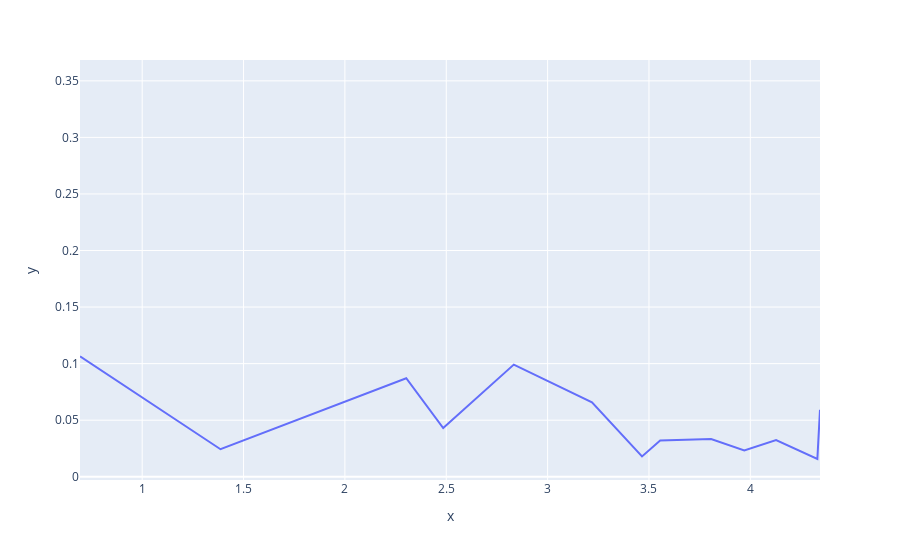

Source (notebook cell):
### Code cell
px.line(x=grouped['cleaned_age'].apply(np.log), y=grouped['GEP 15 (DNA Replication)'])

### Figure 1 — Plotly figure (JSON) as saved in the notebook; plotly's stock layout.template omitted (floating-point values rounded to 4 significant figures)
{"data": [{"hovertemplate": "x=%{x}<br>y=%{y}<extra></extra>", "legendgroup": "", "line": {"color": "#636efa", "dash": "solid"}, "marker": {"symbol": "circle"}, "mode": "lines", "name": "", "orientation": "v", "showlegend": false, "type": "scatter", "x": [null, null, null, null, null, null, null, null, null, 0.6931, 1.386, 2.303, 2.485, 2.833, 3.219, 3.466, 3.555, 3.807, 3.97, 4.127, 4.331, 4.344], "xaxis": "x", "y": [0.06987, 0.3499, 0.07293, 0.1733, 0.1825, 0.05206, 0.279, 0.243, 0.05485, 0.1064, 0.0243, 0.08708, 0.04309, 0.09911, 0.0658, 0.01793, 0.03197, 0.03338, 0.02326, 0.03251, 0.01569, 0.05914], "yaxis": "y"}], "layout": {"legend": {"tracegroupgap": 0}, "margin": {"t": 60}, "xaxis": {"anchor": "y", "domain": [0, 1], "title": {"text": "x"}}, "yaxis": {"anchor": "x", "domain": [0, 1], "title": {"text": "y"}}}}
